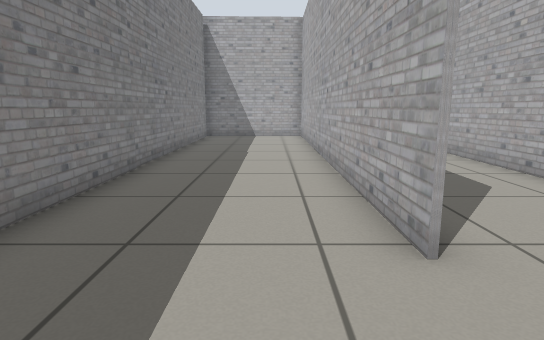
View 1 (above)

13 first-person views from a walk through a world built for the Gazebo simulator. The camera is 0.7 m above the floor, tilts 10° down and sees 75° across. The floor is counted in squares, 0.5 m on a side. Each view is taken from the middle of a square. On the plan, view 1 faces up. The plan holds only what a view shows up to about 15 squares ahead; the rest is blank.

View 2
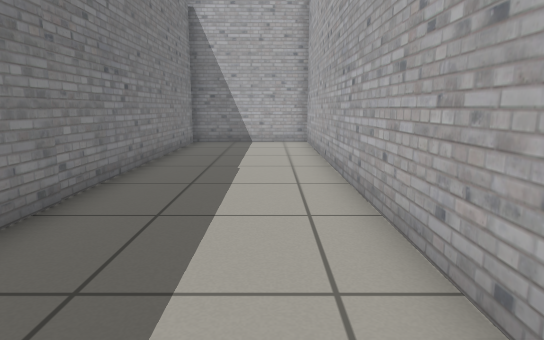

View 3
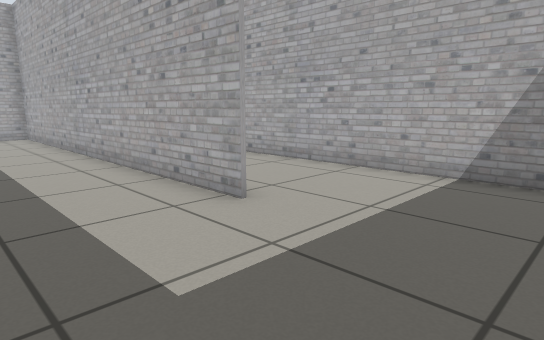

View 4
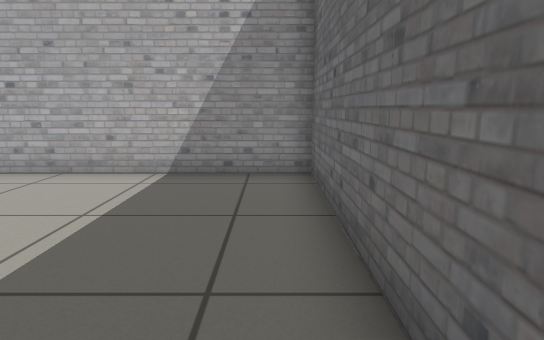

View 5
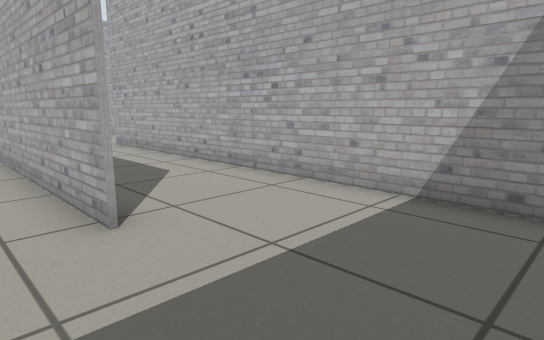

View 6
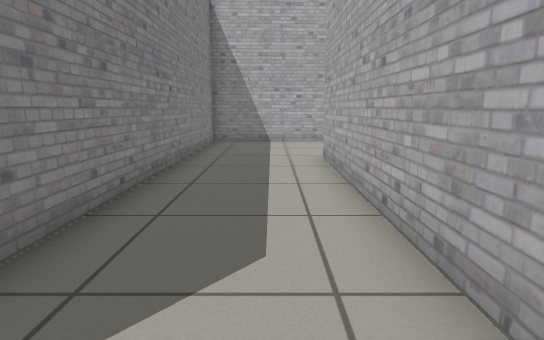

View 7
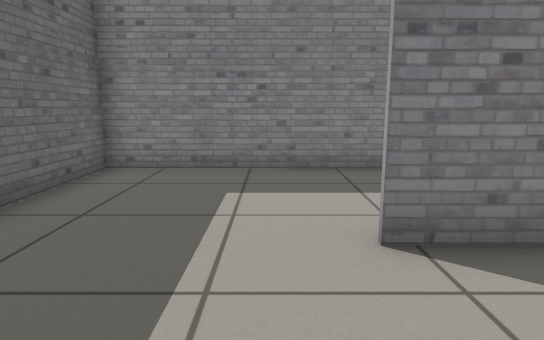

View 8
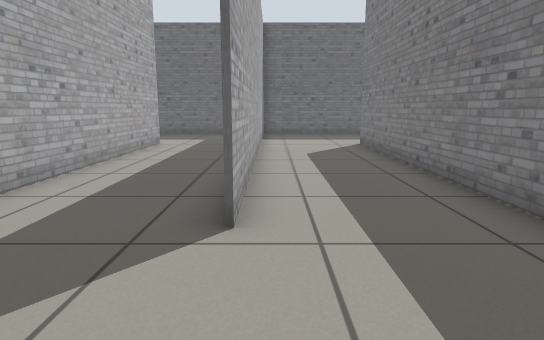

View 9
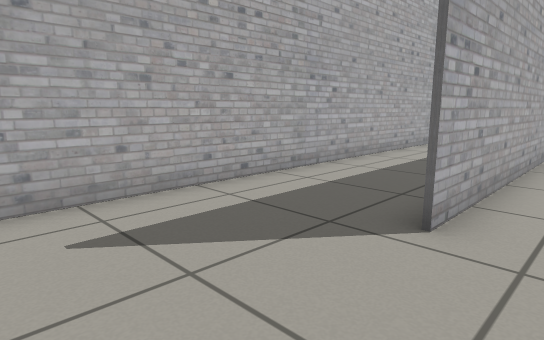

View 10
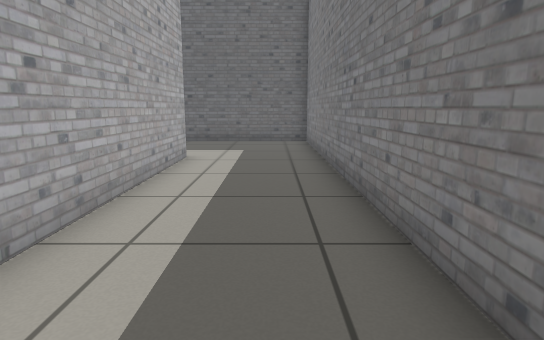

View 11
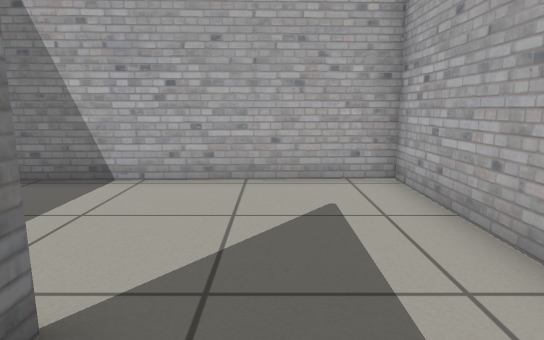

View 12
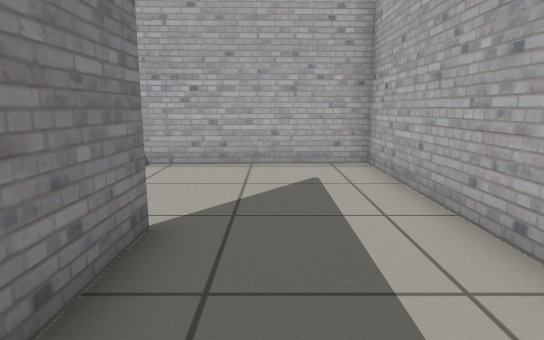

View 13
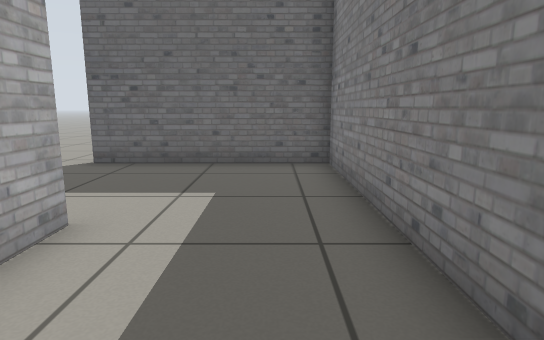

### Floor plan
Ten units are one square. View 1 is at (0, 0); x grows to the right and y downward. Boxes are objects, and circles mark ways between rooms. Rooms are numbered by the first view taken in them; rooms with no view inside come last. Other rooms are left out.
<svg viewBox="-36 -185 141 209">
<path fill="none" stroke="#000" d="M15 -30 15 -178M20 -178 -31 -176 -31 18 16 18M55 19 55 -130M16 18 61 18M55 -179 20 -178M16 -178 16 -30M94 -29 94 -180 55 -179M55 -130 55 19M61 18 95 18"/>
<circle cx="20" cy="-10" r="3" fill="#2a7"/>
<circle cx="60" cy="-155" r="3" fill="#2a7"/>
<text x="-10" y="-80">1</text>
<text x="40" y="-70">2</text>
<text x="80" y="-80">3</text>
</svg>
Room 1 opens to room 2. Room 2 opens to room 3.

Where each view was taken, in squares from view 1:
view 1: 0 up, 0 right, facing up
view 2: 3 up, 0 right, facing up
view 3: 1 down, 2 left, facing up-right
view 4: 1 down, 2 left, facing right
view 5: 1 down, 0 right, facing up-right
view 6: 3 up, 4 right, facing up
view 7: 2 up, 5 right, facing left
view 8: 17 up, 5 right, facing down
view 9: 17 up, 4 right, facing down-right
view 10: 13 up, 7 right, facing down
view 11: 11 up, 7 right, facing up
view 12: 9 up, 7 right, facing up
view 13: 7 up, 7 right, facing down
